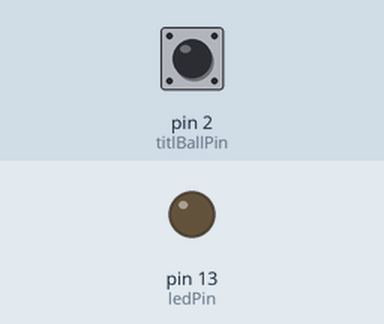
This sketch was run on a simulated Arduino Uno, built with avr-gcc and run on an emulated ATmega328P. Shown: output pins drawn as LEDs (lit = HIGH). The inputs (shaded band) are chosen by the test bench; at power-on: pin 2 (titlBallPin) HIGH.

Above: at 1.2 s.
1.3 s: pin 2 (titlBallPin) pulled LOW for 0.15 s
At 1.37 s:
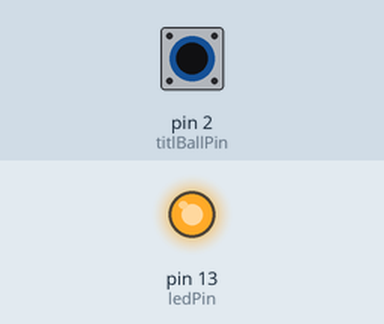
2.9 s: pin 2 (titlBallPin) pulled LOW for 3.2 s
At 7.1 s:
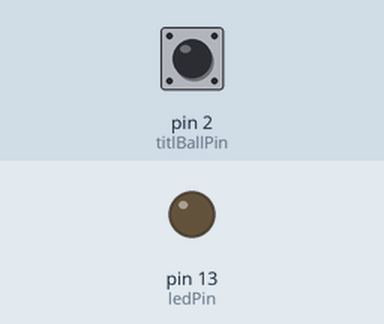
Timing chart, 0 to 8.6 s (numbered marks = the images above; inputs shaded):
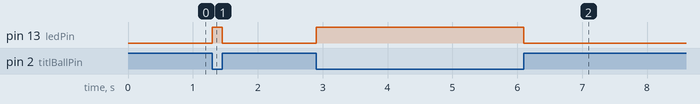

The sketch:

tilt_ball_switch.ino
```cpp
// Lesson 8: Ball switch

// Led to attach to (included one in this case)
const int ledPin = 13;
// Pin to send current to the sensor
const int titlBallPin = 2;

void setup() {
  // Initialize the ledPin as output
  pinMode(ledPin, OUTPUT);
  // Sensor as input
  pinMode(titlBallPin, INPUT);
  // Start by sending signal to the sensor
  digitalWrite(titlBallPin, HIGH);
}

void loop() {
  int digitalVal = digitalRead(titlBallPin);

  if (digitalVal == HIGH) {
    // If the sensor is not facing upwards, turn the led off
    digitalWrite(ledPin, LOW);
  } else {
    // The sensor is facing upwards, switch the led on
    digitalWrite(ledPin, HIGH);
  }
}
```

Measured:
- after the input at 1.3 s, pin 13 (ledPin): LOW → HIGH at once, → LOW 0.15 s later
- after the input at 2.9 s, pin 13 (ledPin): LOW → HIGH at once, → LOW 3.2 s later
